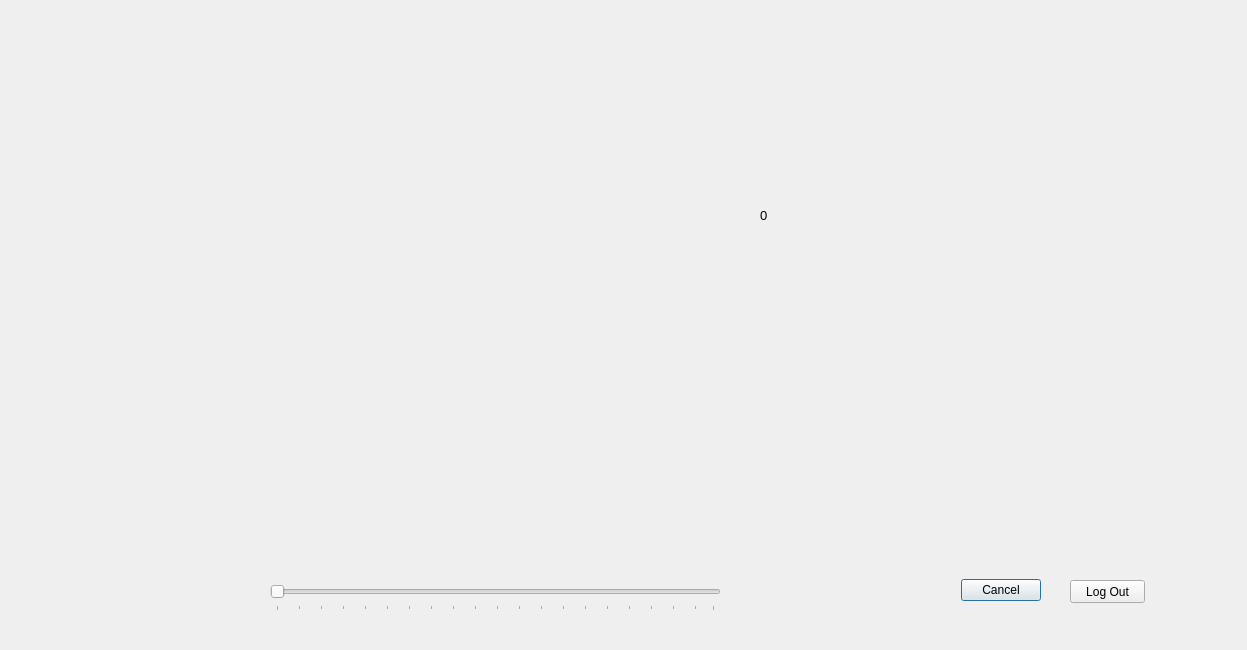
<?xml version="1.0" encoding="UTF-8"?>
<ui version="4.0">
 <class>Dialog</class>
 <widget class="QDialog" name="Dialog">
  <property name="geometry">
   <rect>
    <x>0</x>
    <y>0</y>
    <width>1247</width>
    <height>650</height>
   </rect>
  </property>
  <property name="windowTitle">
   <string>Dialog</string>
  </property>
  <widget class="QDialogButtonBox" name="buttonBox">
   <property name="geometry">
    <rect>
     <x>730</x>
     <y>570</y>
     <width>311</width>
     <height>41</height>
    </rect>
   </property>
   <property name="orientation">
    <enum>Qt::Horizontal</enum>
   </property>
   <property name="standardButtons">
    <set>QDialogButtonBox::Cancel</set>
   </property>
  </widget>
  <widget class="QLabel" name="img">
   <property name="geometry">
    <rect>
     <x>40</x>
     <y>20</y>
     <width>701</width>
     <height>541</height>
    </rect>
   </property>
   <property name="text">
    <string/>
   </property>
  </widget>
  <widget class="QSlider" name="hslider">
   <property name="geometry">
    <rect>
     <x>270</x>
     <y>580</y>
     <width>451</width>
     <height>31</height>
    </rect>
   </property>
   <property name="orientation">
    <enum>Qt::Horizontal</enum>
   </property>
   <property name="tickPosition">
    <enum>QSlider::TicksBelow</enum>
   </property>
   <property name="tickInterval">
    <number>5</number>
   </property>
  </widget>
  <widget class="QLabel" name="label">
   <property name="geometry">
    <rect>
     <x>760</x>
     <y>50</y>
     <width>411</width>
     <height>331</height>
    </rect>
   </property>
   <property name="font">
    <font>
     <pointsize>10</pointsize>
    </font>
   </property>
   <property name="text">
    <string>0</string>
   </property>
  </widget>
  <widget class="QPushButton" name="log_out">
   <property name="geometry">
    <rect>
     <x>1070</x>
     <y>580</y>
     <width>75</width>
     <height>23</height>
    </rect>
   </property>
   <property name="text">
    <string>Log Out</string>
   </property>
  </widget>
 </widget>
 <resources/>
 <connections>
  <connection>
   <sender>buttonBox</sender>
   <signal>accepted()</signal>
   <receiver>Dialog</receiver>
   <slot>accept()</slot>
   <hints>
    <hint type="sourcelabel">
     <x>248</x>
     <y>254</y>
    </hint>
    <hint type="destinationlabel">
     <x>157</x>
     <y>274</y>
    </hint>
   </hints>
  </connection>
  <connection>
   <sender>buttonBox</sender>
   <signal>rejected()</signal>
   <receiver>Dialog</receiver>
   <slot>reject()</slot>
   <hints>
    <hint type="sourcelabel">
     <x>316</x>
     <y>260</y>
    </hint>
    <hint type="destinationlabel">
     <x>286</x>
     <y>274</y>
    </hint>
   </hints>
  </connection>
 </connections>
</ui>
